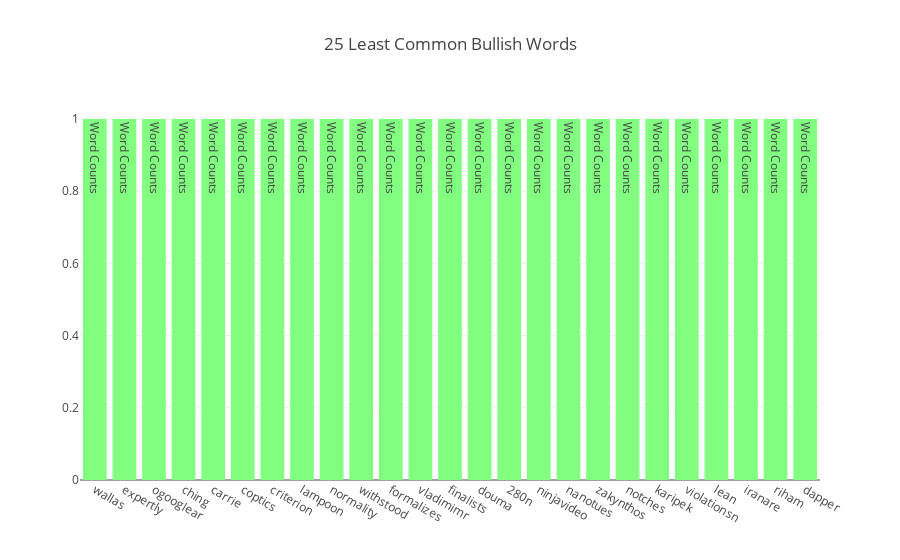

Here is the notebook cell this chart was saved with:
### Code cell
draw_word_frequencies(bullish_stop_words_free_data, '25 Least Common Bullish Words', 'bullish-least-common-freq', True)

### Figure 1 — Plotly figure (JSON) as saved in the notebook; plotly's stock layout.template omitted (floating-point values rounded to 4 significant figures)
{"data": [{"marker": {"color": [1, 1, 1, 1, 1, 1, 1, 1, 1, 1, 1, 1, 1, 1, 1, 1, 1, 1, 1, 1, 1, 1, 1, 1, 1, 1, 1, 1, 1, 1, 1, 1, 1, 1, 1, 1, 1, 1, 1, 1, 1, 1, 1, 1, 1, 1, 1, 1, 1, 1, 1, 1, 1, 1, 1, 1, 1, 1, 1, 1, 1, 1, 1, 1, 1, 1, 1, 1, 1, 1, 1, 1, 1, 1, 1, 1, 1, 1, 1, 1, 1, 1, 1, 1, 1, 1, 1, 1, 1, 1, 1, 1, 1, 1, 1, 1, 1, 1], "colorscale": "Jet"}, "text": "Word Counts", "type": "bar", "uid": "542560d1-9671-4b7e-8e27-7fb4a596feda", "x": ["wallas", "expertly", "ogooglear", "ching", "carrie", "coptics", "criterion", "lampoon", "normality", "withstood", "formalizes", "vladimimr", "finalists", "douma", "280n", "ninjavideo", "nanotues", "zakynthos", "notches", "karipek", "violationsn", "lean", "iranare", "riham", "dapper"], "y": [1, 1, 1, 1, 1, 1, 1, 1, 1, 1, 1, 1, 1, 1, 1, 1, 1, 1, 1, 1, 1, 1, 1, 1, 1]}], "layout": {"title": "25 Least Common Bullish Words"}}
